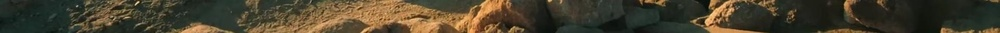
#> input picture temp_prompt_base.jpg, 1000 x 33 px, shrunk from 1920 x 64 before the run
$ python -i ai_extender.py   (imports and definitions only)
#> lines starting #> are read from the running program, lines starting #| are printed output that depends on the picture
#> further down, picture is the input picture: PIL image 1000x33 RGB; mean R, G, B 71.8, 64, 44.9
# Uses AI to generate top/bottom image extensions
import os
import requests
from PIL import Image, ImageFilter, ImageOps
import io
import base64
import random
import numpy as np
import cv2
import time

class AIImageExtender:
    def __init__(self):
        """Initialize the image extender with optional API key"""
        # Local cache for similar extension requests
        self.extension_cache = {}
        self.cache_hits = 0
        self.cache_misses = 0

    def extend_frame(self, image, position="bottom", extension_ratio=1.0):
        """
        Extend the image frame either at top or bottom

        Args:
            image: PIL Image object
            position: "top" or "bottom" - where to add the extension
            extension_ratio: How much to extend relative to original height

        Returns:
            PIL Image with extension
        """
#> called with position = 'bottom', extension_ratio = 1
        width, height = image.size
#> width = 1000; height = 33
        extension_height = int(height * extension_ratio)
#> extension_height = 33

        # Create a padded canvas
        if position == "bottom":
            new_img = Image.new("RGB", (width, height + extension_height), (0, 0, 0))
#> new_img: PIL image 1000x66 RGB; every value is 0
            new_img.paste(image, (0, 0))
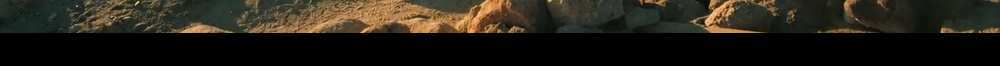
#> new_img: PIL image 1000x66 RGB; mean R, G, B 35.9, 32, 22.4

            # Generate the extension using local method
            extension = self._generate_extension_locally(image, position, width, extension_height)
            new_img.paste(extension, (0, height))

        else:  # top
            new_img = Image.new("RGB", (width, height + extension_height), (0, 0, 0))
            new_img.paste(image, (0, extension_height))

            # Generate the extension using local method
            extension = self._generate_extension_locally(image, position, width, extension_height)
            new_img.paste(extension, (0, 0))

        return new_img

    def _generate_extension_locally(self, image, position, width, extension_height):
        """
        Generate an extension using local image processing techniques

        Args:
            image: PIL Image object to extend
            position: "top" or "bottom"
            width: Width of extension
            extension_height: Height of extension

        Returns:
            PIL Image of the extension
        """
#> called with position = 'bottom', width = 1000, extension_height = 33
        # Check cache first using a hash of the edge pixels
        if position == "bottom":
            edge_region = image.crop((0, image.height - 20, width, image.height))
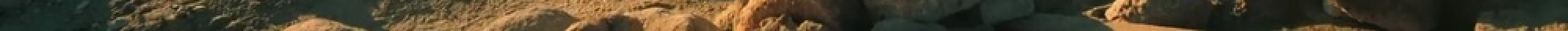
#> edge_region: PIL image 1000x20 RGB (shown 2 times larger); mean R, G, B 73.7, 64.7, 44.8
        else:
            edge_region = image.crop((0, 0, width, 20))

        # Create a simple hash for the edge region
        edge_hash = str(np.array(edge_region).sum())
#> edge_hash = '3663917'
        cache_key = f"{position}_{width}_{extension_height}_{edge_hash}"
#> cache_key = 'bottom_1000_33_3663917'

        if cache_key in self.extension_cache:
            self.cache_hits += 1
            print(f"[Cache hit] Using cached extension for similar frame")
            return self.extension_cache[cache_key]

        self.cache_misses += 1

        # Method 1: Reflection and blur
        if position == "bottom":
            # For bottom extension, create reflection and gradient
            reflection_height = min(image.height, extension_height * 2)
#> reflection_height = 33
            reflection_region = image.crop((0, image.height - reflection_height, width, image.height))
            reflection = ImageOps.flip(reflection_region)

            # Blur the reflection and adjust brightness
            reflection = reflection.filter(ImageFilter.GaussianBlur(radius=5))

            # Create gradient mask for smooth transition
            gradient = Image.new('L', (width, reflection_height), 0)
#> gradient: PIL image 1000x33 L; every value is 0
            for y in range(reflection_height):
                # Gradient gets darker as we go down
                gradient_value = int(255 * (1 - y / reflection_height))
                for x in range(width):
                    gradient.putpixel((x, y), gradient_value)
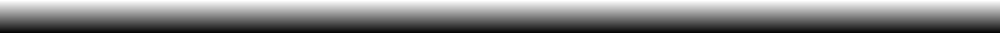
#> gradient: PIL image 1000x33 L; min 7, max 255, mean 130.9

            # Apply gradient mask
            reflection.putalpha(gradient)
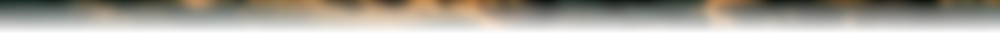
#> reflection: PIL image 1000x33 RGBA; mean R, G, B, A 72, 64.1, 44.9, 130.9; transparent parts drawn white

            # Create base extension image
            extension = Image.new("RGB", (width, extension_height), self._get_dominant_color(image, 'bottom'))
#> in _get_dominant_color, `avg_color = tuple(map(int, np.mean(pixels, axis=0)))`: avg_color = (75, 65, 44)
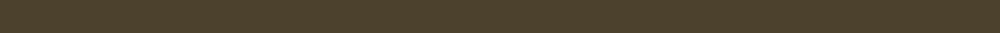
#> extension: PIL image 1000x33 RGB; mean R, G, B 75, 65, 44

            # Calculate paste position to align with the bottom of the original image
            paste_y = 0
            if reflection_height < extension_height:
                # If reflection is smaller than needed extension, center it
                paste_y = (extension_height - reflection_height) // 2

            # Paste reflection onto extension
            extension.paste(reflection, (0, paste_y), reflection.getchannel('A'))
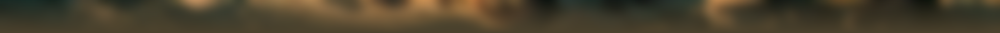
#> extension: PIL image 1000x33 RGB; mean R, G, B 74.3, 64.9, 44.5

        else:  # top extension
            # For top extension, mirror and blur the top portion
            reflection_height = min(image.height, extension_height * 2)
            reflection_region = image.crop((0, 0, width, reflection_height))
            reflection = ImageOps.flip(reflection_region)

            # Blur the reflection and adjust brightness
            reflection = reflection.filter(ImageFilter.GaussianBlur(radius=5))

            # Create gradient mask for smooth transition
            gradient = Image.new('L', (width, reflection_height), 0)
            for y in range(reflection_height):
                # Gradient gets darker as we go up
                gradient_value = int(255 * (y / reflection_height))
                for x in range(width):
                    gradient.putpixel((x, y), gradient_value)

            # Apply gradient mask
            reflection.putalpha(gradient)

            # Create base extension image
            extension = Image.new("RGB", (width, extension_height), self._get_dominant_color(image, 'top'))

            # Calculate paste position
            paste_y = extension_height - reflection_height
            if paste_y < 0:
                paste_y = 0

            # Paste reflection onto extension
            extension.paste(reflection, (0, paste_y), reflection.getchannel('A'))

        # Store in cache for future similar frames
        self.extension_cache[cache_key] = extension

        # Limit cache size to avoid memory issues
        if len(self.extension_cache) > 100:
            # Remove oldest items
            oldest_keys = list(self.extension_cache.keys())[:20]
            for key in oldest_keys:
                del self.extension_cache[key]

        return extension

    def _get_dominant_color(self, image, position):
        """Get dominant color from edge of image for seamless extension"""
        if position == 'bottom':
            # Sample from bottom edge
            edge = image.crop((0, image.height - 10, image.width, image.height))
        else:
            # Sample from top edge
            edge = image.crop((0, 0, image.width, 10))

        # Convert to numpy array for processing
        np_img = np.array(edge)

        # Reshape and compute average color
        pixels = np_img.reshape(-1, 3)

        # Simple approach: average the pixels
        avg_color = tuple(map(int, np.mean(pixels, axis=0)))

        # More sophisticated approach: find dominant color cluster
        # You could use K-means clustering here for better results

        return avg_color

>>> from PIL import Image
>>> picture = Image.open('../temp_prompt_base.jpg')
>>> result = AIImageExtender().extend_frame(picture)
#> in extend_frame, `new_img.paste(extension, (0, height))`:
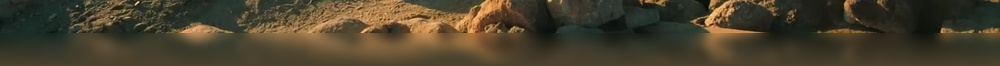
#> new_img: PIL image 1000x66 RGB; mean R, G, B 73, 64.4, 44.7
